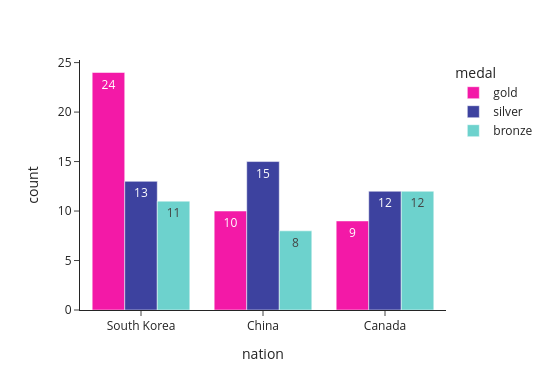

Notebook source saved alongside this figure:
### Code cell
colors=('#F319A7','#3D429F', '#6DD2CD', '#19A7F3','#F5D7E2')
fig= px.bar(data_frame= long_df, x="nation", y="count", color="medal", color_discrete_sequence=colors, barmode="group", text_auto=True,
            template="simple_white", width=550, height=390)
fig.show()

### Figure 1 — Plotly figure (JSON) as saved in the notebook; plotly's stock layout.template omitted (floating-point values rounded to 4 significant figures)
{"data": [{"alignmentgroup": "True", "hovertemplate": "medal=gold<br>nation=%{x}<br>count=%{y}<extra></extra>", "legendgroup": "gold", "marker": {"color": "#F319A7", "pattern": {"shape": ""}}, "name": "gold", "offsetgroup": "gold", "orientation": "v", "showlegend": true, "textposition": "auto", "texttemplate": "%{y}", "type": "bar", "x": ["South Korea", "China", "Canada"], "xaxis": "x", "y": [24, 10, 9], "yaxis": "y"}, {"alignmentgroup": "True", "hovertemplate": "medal=silver<br>nation=%{x}<br>count=%{y}<extra></extra>", "legendgroup": "silver", "marker": {"color": "#3D429F", "pattern": {"shape": ""}}, "name": "silver", "offsetgroup": "silver", "orientation": "v", "showlegend": true, "textposition": "auto", "texttemplate": "%{y}", "type": "bar", "x": ["South Korea", "China", "Canada"], "xaxis": "x", "y": [13, 15, 12], "yaxis": "y"}, {"alignmentgroup": "True", "hovertemplate": "medal=bronze<br>nation=%{x}<br>count=%{y}<extra></extra>", "legendgroup": "bronze", "marker": {"color": "#6DD2CD", "pattern": {"shape": ""}}, "name": "bronze", "offsetgroup": "bronze", "orientation": "v", "showlegend": true, "textposition": "auto", "texttemplate": "%{y}", "type": "bar", "x": ["South Korea", "China", "Canada"], "xaxis": "x", "y": [11, 8, 12], "yaxis": "y"}], "layout": {"barmode": "group", "height": 390, "legend": {"title": {"text": "medal"}, "tracegroupgap": 0}, "margin": {"t": 60}, "width": 550, "xaxis": {"anchor": "y", "domain": [0, 1], "title": {"text": "nation"}}, "yaxis": {"anchor": "x", "domain": [0, 1], "title": {"text": "count"}}}}
